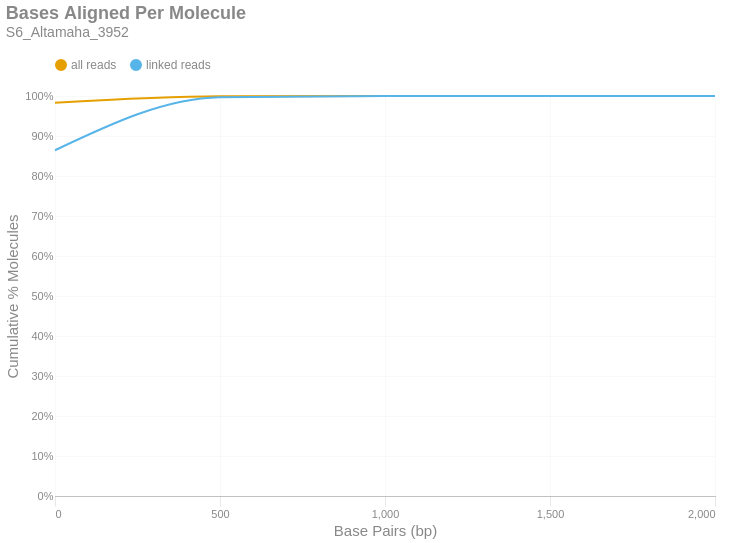

Notebook code for this chart:
### Markdown cell above
### Bases Aligned Per Molecule
This is a cumulative frequency distribution showing the number of base pairs aligned per unique molecule. These data are shown in 500 bp bins. There are two distributions: one with `all reads` (yellow) and another with only `linked reads` (blue). The percent of molecules in the `linked reads` distribution is relative to the total number of linked molecules.

### Code cell
if SKIPLR:
    print_html(f"Skipped")
else:
    binned_df = consolidated_hist(valids['aligned_bp'], mask, 500, True)
    with SafeRender(binned_df):
        (
            density_plot(binned_df, 'Bases Aligned Per Molecule', samplename, 'basesper')
            .encode(
                x=alt.X('bin:Q', title="Base Pairs (bp)").axis(tickMinStep=500).scale(padding=0),
                y=alt.Y('value:Q', title='Cumulative % Molecules')
                    .axis(format='%')
                    .scale(domain = [0,1])
                    .stack(False),
                color=alt.Color("key:N").scale(domain = ["all reads", "linked reads"]),
                tooltip = [
                    alt.Tooltip("key:N", title = "Data Type"),
                    alt.Tooltip("range_label:N", title="Bases Aligned Per Molecule"),
                    alt.Tooltip("value:Q", format = ".2%", title="% Molecules (Cum.)")
                ]
            )
        ).display()

### Figure 1 — Vega-Lite specification as saved in the notebook (floating-point values rounded to 4 significant figures)
{"width": "container", "height": 400, "config": {"title": {"anchor": "start", "dy": -15, "fontSize": 18, "color": "#888888", "subtitleColor": "#888888", "subtitleFontSize": 14}, "arc": {"fill": "#0072B2"}, "axis": {"domainColor": "#888888", "domainWidth": 0.5, "gridWidth": 0.2, "grid": false, "titleFontWeight": 400, "titleFontSize": 15, "labelFontSize": 11, "labelColor": "#888888", "tickColor": "#888888", "tickWidth": 0.2, "titleColor": "#888888"}, "axisBand": {"grid": false}, "axisX": {"grid": true, "tickSize": 10, "domainCap": "round"}, "axisY": {"domain": false, "grid": true, "tickSize": 0, "domainCap": "round"}, "background": "transparent", "header": {"labelFontSize": 15, "labelColor": "#888888", "titleFontSize": 15, "titleFontWeight": 600, "titleColor": "#888888"}, "legend": {"labelFont": "sans-serif", "labelFontSize": 12, "labelColor": "#888888", "symbolSize": 100, "symbolType": "circle", "titleFontSize": 12, "titlePadding": 10, "titleColor": "#888888", "title": null, "orient": "top"}, "range": {"category": ["#E69F00", "#56B4E9", "#009E73", "#F0E442", "#0072B2", "#D55E00", "#CC79A7", "#000000"], "diverging": ["#cfe8f3", "#a2d4ec", "#73bfe2", "#46abdb", "#1696d2", "#12719e"]}, "area": {"fill": "#0072B2", "fillOpacity": 0.7, "line": true, "strokeOpacity": 0.7}, "line": {"color": "#0072B2", "stroke": "#0072B2", "strokeWidth": 2}, "trail": {"color": "#0072B2", "stroke": "#0072B2", "strokeWidth": 0, "size": 1}, "point": {"filled": true, "fillOpacity": 1.0, "size": 95}, "text": {"color": "#888888", "fontSize": 11, "align": "right", "fontWeight": 400, "size": 11}, "bar": {"fill": "#0072B2", "stroke": null}, "view": {"stroke": null, "continuousWidth": 660, "continuousHeight": 400}}, "data": {"name": "data-f1805b424ab70719d401ffa9da6d2722"}, "mark": {"type": "line", "interpolate": "monotone", "point": {"opacity": 0, "size": 275}}, "encoding": {"color": {"field": "key", "scale": {"domain": ["all reads", "linked reads"]}, "type": "nominal"}, "tooltip": [{"field": "key", "title": "Data Type", "type": "nominal"}, {"field": "range_label", "title": "Bases Aligned Per Molecule", "type": "nominal"}, {"field": "value", "format": ".2%", "title": "% Molecules (Cum.)", "type": "quantitative"}], "x": {"axis": {"tickMinStep": 500}, "field": "bin", "scale": {"padding": 0}, "title": "Base Pairs (bp)", "type": "quantitative"}, "y": {"axis": {"format": "%"}, "field": "value", "scale": {"domain": [0, 1]}, "stack": false, "title": "Cumulative % Molecules", "type": "quantitative"}}, "params": [{"name": "param_c36ac31b6afebe62", "select": {"type": "point", "fields": ["key"]}, "bind": "legend"}], "title": {"text": "Bases Aligned Per Molecule", "subtitle": "S6_Altamaha_3952"}, "transform": [{"fold": ["all reads (cumsum)", "linked reads (cumsum)"]}, {"calculate": "replace(datum.key, ' (cumsum)', '')", "as": "key"}, {"filter": {"param": "param_c36ac31b6afebe62"}}], "usermeta": {"embedOptions": {"downloadFileName": "S6_Altamaha_3952.basesper"}}, "$schema": "https://vega.github.io/schema/vega-lite/v6.1.0.json", "datasets": {"data-f1805b424ab70719d401ffa9da6d2722": [{"bin": "0.0", "interval": "0.0-500.0", "all reads": 0.9831, "linked reads": 0.8644, "all reads (cumsum)": 0.9831, "linked reads (cumsum)": 0.8644, "range_label": "0-499"}, {"bin": "500.0", "interval": "500.0-1000.0", "all reads": 0.01645, "linked reads": 0.1324, "all reads (cumsum)": 0.9996, "linked reads (cumsum)": 0.9968, "range_label": "500-999"}, {"bin": "1000.0", "interval": "1000.0-1500.0", "all reads": 0.0004079, "linked reads": 0.003105, "all reads (cumsum)": 1.0, "linked reads (cumsum)": 0.9999, "range_label": "1000-1499"}, {"bin": "1500.0", "interval": "1500.0-2000.0", "all reads": 1.434e-05, "linked reads": 0.0001068, "all reads (cumsum)": 1.0, "linked reads (cumsum)": 1.0, "range_label": "1500-1999"}, {"bin": "2000.0", "interval": "2000.0-2500.0", "all reads": 6.828e-07, "linked reads": 5.621e-06, "all reads (cumsum)": 1.0, "linked reads (cumsum)": 1.0, "range_label": "2000-2499"}]}}
